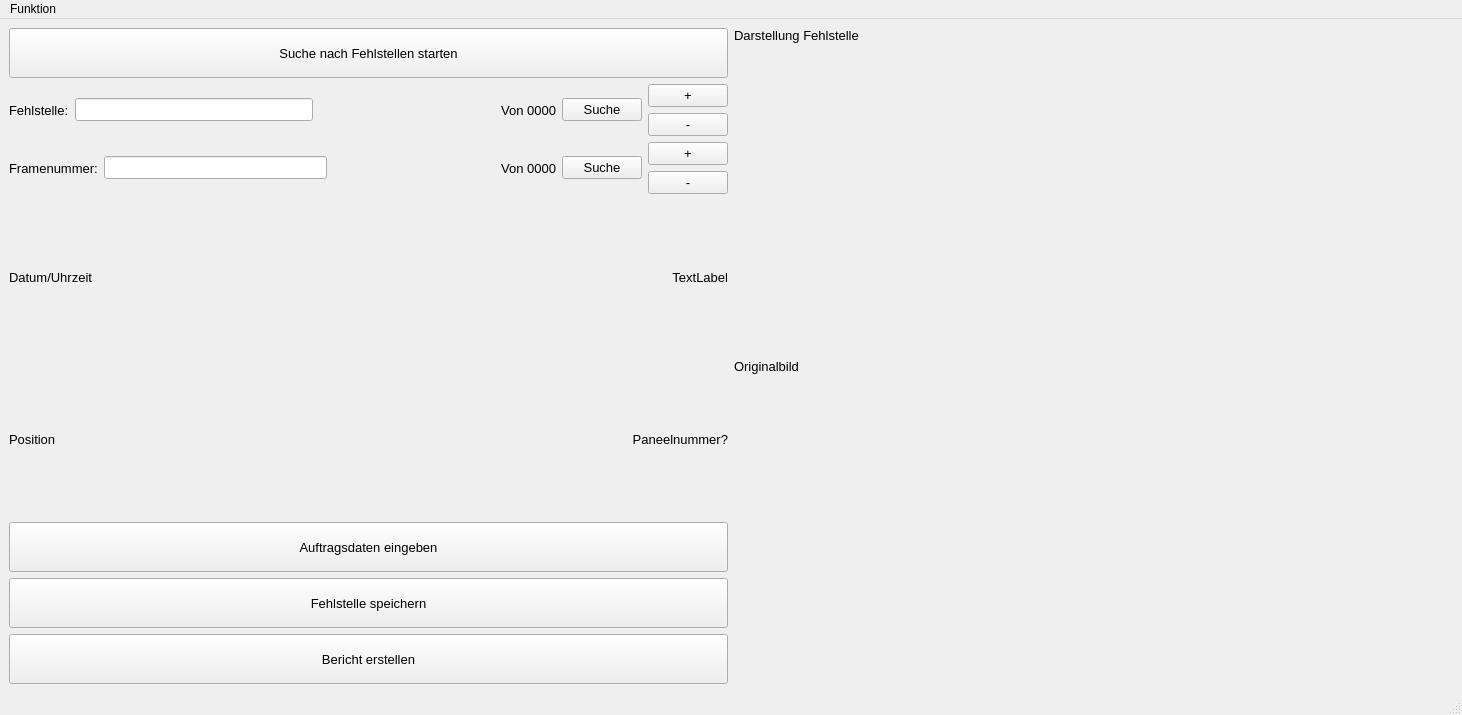
<?xml version="1.0" encoding="UTF-8"?>
<ui version="4.0">
 <class>ERISMainWindow</class>
 <widget class="QMainWindow" name="ERISMainWindow">
  <property name="geometry">
   <rect>
    <x>0</x>
    <y>0</y>
    <width>1462</width>
    <height>715</height>
   </rect>
  </property>
  <property name="windowTitle">
   <string>ERIS-Auswertesoftware</string>
  </property>
  <widget class="QWidget" name="centralwidget">
   <property name="font">
    <font>
     <pointsize>10</pointsize>
    </font>
   </property>
   <layout class="QHBoxLayout" name="horizontalLayout_9">
    <item>
     <layout class="QVBoxLayout" name="verticalLayout">
      <item>
       <layout class="QHBoxLayout" name="horizontalLayout_3">
        <item>
         <widget class="QPushButton" name="Auftragsdaten">
          <property name="sizePolicy">
           <sizepolicy hsizetype="Preferred" vsizetype="Preferred">
            <horstretch>0</horstretch>
            <verstretch>0</verstretch>
           </sizepolicy>
          </property>
          <property name="maximumSize">
           <size>
            <width>16777215</width>
            <height>50</height>
           </size>
          </property>
          <property name="text">
           <string>Suche nach Fehlstellen starten</string>
          </property>
         </widget>
        </item>
       </layout>
      </item>
      <item>
       <layout class="QHBoxLayout" name="horizontalLayout_6">
        <item>
         <widget class="QLabel" name="label_7">
          <property name="text">
           <string>Fehlstelle:</string>
          </property>
         </widget>
        </item>
        <item>
         <widget class="QLineEdit" name="heightInput">
          <property name="sizePolicy">
           <sizepolicy hsizetype="Expanding" vsizetype="Fixed">
            <horstretch>20</horstretch>
            <verstretch>0</verstretch>
           </sizepolicy>
          </property>
         </widget>
        </item>
        <item>
         <widget class="QLabel" name="label_maxImperfection">
          <property name="sizePolicy">
           <sizepolicy hsizetype="Preferred" vsizetype="Preferred">
            <horstretch>20</horstretch>
            <verstretch>0</verstretch>
           </sizepolicy>
          </property>
          <property name="text">
           <string>Von 0000</string>
          </property>
          <property name="alignment">
           <set>Qt::AlignRight|Qt::AlignTrailing|Qt::AlignVCenter</set>
          </property>
         </widget>
        </item>
        <item>
         <widget class="QPushButton" name="pushButton_Error">
          <property name="text">
           <string>Suche</string>
          </property>
         </widget>
        </item>
        <item>
         <layout class="QVBoxLayout" name="verticalLayout_5">
          <item>
           <widget class="QPushButton" name="pushButton_plusFS">
            <property name="text">
             <string>+</string>
            </property>
           </widget>
          </item>
          <item>
           <widget class="QPushButton" name="pushButton_minusFS">
            <property name="text">
             <string>-</string>
            </property>
           </widget>
          </item>
         </layout>
        </item>
       </layout>
      </item>
      <item>
       <layout class="QHBoxLayout" name="horizontalLayout">
        <item>
         <widget class="QLabel" name="label_3">
          <property name="text">
           <string>Framenummer:</string>
          </property>
         </widget>
        </item>
        <item>
         <widget class="QLineEdit" name="lineEdit_Framenummer">
          <property name="sizePolicy">
           <sizepolicy hsizetype="Expanding" vsizetype="Fixed">
            <horstretch>20</horstretch>
            <verstretch>0</verstretch>
           </sizepolicy>
          </property>
         </widget>
        </item>
        <item>
         <widget class="QLabel" name="label_maxFrame">
          <property name="sizePolicy">
           <sizepolicy hsizetype="Preferred" vsizetype="Preferred">
            <horstretch>20</horstretch>
            <verstretch>0</verstretch>
           </sizepolicy>
          </property>
          <property name="text">
           <string>Von 0000</string>
          </property>
          <property name="alignment">
           <set>Qt::AlignRight|Qt::AlignTrailing|Qt::AlignVCenter</set>
          </property>
         </widget>
        </item>
        <item>
         <widget class="QPushButton" name="pushButton_frame">
          <property name="text">
           <string>Suche</string>
          </property>
         </widget>
        </item>
        <item>
         <layout class="QVBoxLayout" name="verticalLayout_4">
          <item>
           <widget class="QPushButton" name="pushButton_plusFrame">
            <property name="text">
             <string>+</string>
            </property>
           </widget>
          </item>
          <item>
           <widget class="QPushButton" name="pushButton_minusFrame">
            <property name="text">
             <string>-</string>
            </property>
           </widget>
          </item>
         </layout>
        </item>
       </layout>
      </item>
      <item>
       <layout class="QHBoxLayout" name="horizontalLayout_4">
        <item>
         <widget class="QLabel" name="label_19">
          <property name="text">
           <string>Datum/Uhrzeit</string>
          </property>
         </widget>
        </item>
        <item>
         <widget class="QLabel" name="label_Uhrzeit">
          <property name="text">
           <string>TextLabel</string>
          </property>
          <property name="alignment">
           <set>Qt::AlignRight|Qt::AlignTrailing|Qt::AlignVCenter</set>
          </property>
         </widget>
        </item>
       </layout>
      </item>
      <item>
       <spacer name="horizontalSpacer">
        <property name="orientation">
         <enum>Qt::Horizontal</enum>
        </property>
        <property name="sizeType">
         <enum>QSizePolicy::Preferred</enum>
        </property>
        <property name="sizeHint" stdset="0">
         <size>
          <width>200</width>
          <height>2</height>
         </size>
        </property>
       </spacer>
      </item>
      <item>
       <layout class="QHBoxLayout" name="horizontalLayout_2">
        <item>
         <widget class="QLabel" name="label">
          <property name="text">
           <string>Position</string>
          </property>
         </widget>
        </item>
        <item>
         <widget class="QLabel" name="Positionsdaten">
          <property name="text">
           <string>Paneelnummer?</string>
          </property>
          <property name="alignment">
           <set>Qt::AlignRight|Qt::AlignTrailing|Qt::AlignVCenter</set>
          </property>
         </widget>
        </item>
       </layout>
      </item>
      <item>
       <layout class="QHBoxLayout" name="horizontalLayout_5">
        <item>
         <widget class="QPushButton" name="pushButton_Auftragsdaten">
          <property name="sizePolicy">
           <sizepolicy hsizetype="Minimum" vsizetype="Preferred">
            <horstretch>0</horstretch>
            <verstretch>0</verstretch>
           </sizepolicy>
          </property>
          <property name="maximumSize">
           <size>
            <width>16777215</width>
            <height>50</height>
           </size>
          </property>
          <property name="text">
           <string>Auftragsdaten eingeben</string>
          </property>
         </widget>
        </item>
       </layout>
      </item>
      <item>
       <layout class="QHBoxLayout" name="horizontalLayout_7">
        <item>
         <widget class="QPushButton" name="pushButton_Speichern">
          <property name="sizePolicy">
           <sizepolicy hsizetype="Minimum" vsizetype="Preferred">
            <horstretch>0</horstretch>
            <verstretch>0</verstretch>
           </sizepolicy>
          </property>
          <property name="maximumSize">
           <size>
            <width>16777215</width>
            <height>50</height>
           </size>
          </property>
          <property name="text">
           <string>Fehlstelle speichern</string>
          </property>
         </widget>
        </item>
       </layout>
      </item>
      <item>
       <layout class="QHBoxLayout" name="horizontalLayout_8">
        <item>
         <widget class="QPushButton" name="pushButton_Bericht">
          <property name="sizePolicy">
           <sizepolicy hsizetype="Minimum" vsizetype="Preferred">
            <horstretch>0</horstretch>
            <verstretch>0</verstretch>
           </sizepolicy>
          </property>
          <property name="maximumSize">
           <size>
            <width>16777215</width>
            <height>50</height>
           </size>
          </property>
          <property name="text">
           <string>Bericht erstellen</string>
          </property>
         </widget>
        </item>
       </layout>
      </item>
     </layout>
    </item>
    <item>
     <layout class="QVBoxLayout" name="verticalLayout_2">
      <item>
       <widget class="QLabel" name="label_2">
        <property name="text">
         <string>Darstellung Fehlstelle</string>
        </property>
       </widget>
      </item>
      <item>
       <widget class="ClickableLabel" name="label_Fehlstelle">
        <property name="sizePolicy">
         <sizepolicy hsizetype="MinimumExpanding" vsizetype="MinimumExpanding">
          <horstretch>0</horstretch>
          <verstretch>0</verstretch>
         </sizepolicy>
        </property>
        <property name="text">
         <string/>
        </property>
       </widget>
      </item>
      <item>
       <widget class="QLabel" name="label_5">
        <property name="text">
         <string>Originalbild</string>
        </property>
       </widget>
      </item>
      <item>
       <widget class="ClickableLabel" name="label_Bild">
        <property name="sizePolicy">
         <sizepolicy hsizetype="MinimumExpanding" vsizetype="MinimumExpanding">
          <horstretch>0</horstretch>
          <verstretch>0</verstretch>
         </sizepolicy>
        </property>
        <property name="text">
         <string/>
        </property>
       </widget>
      </item>
     </layout>
    </item>
   </layout>
  </widget>
  <widget class="QMenuBar" name="menubar">
   <property name="geometry">
    <rect>
     <x>0</x>
     <y>0</y>
     <width>1462</width>
     <height>22</height>
    </rect>
   </property>
   <widget class="QMenu" name="menuFunktion">
    <property name="title">
     <string>Funktion</string>
    </property>
    <addaction name="actionImport"/>
   </widget>
   <addaction name="menuFunktion"/>
  </widget>
  <widget class="QStatusBar" name="statusbar"/>
  <action name="actionImport">
   <property name="text">
    <string>Import</string>
   </property>
  </action>
 </widget>
 <customwidgets>
  <customwidget>
   <class>ClickableLabel</class>
   <extends>QLabel</extends>
   <header>clickablelabel.h</header>
  </customwidget>
 </customwidgets>
 <resources/>
 <connections/>
</ui>
